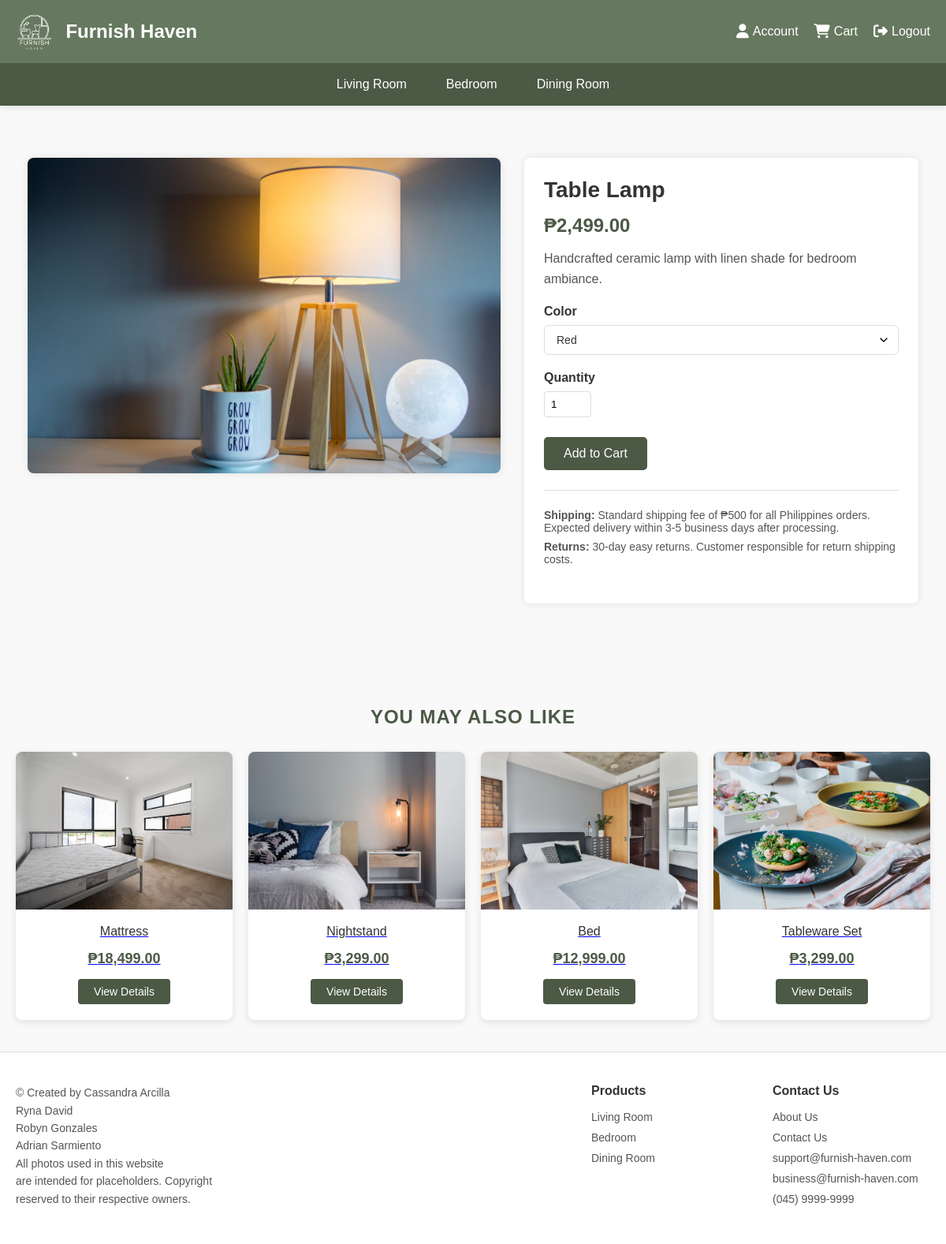
The app's page /product_details.php?id=10 with its own data.
### tables this page shows
CREATE TABLE `products` (
  `id` int(11) NOT NULL,
  `main_image` varchar(255) NOT NULL,
  `name` varchar(100) NOT NULL,
  `price` decimal(10,2) NOT NULL,
  `description` text NOT NULL,
  `stock` int(11) DEFAULT 0,
  `category` enum('Living Room','Bedroom','Dining Room') NOT NULL
);

### product_details.php (the view, shortened to what this page needs)
<?php
require_once 'config.php';
$product_id = intval($_GET['id']);
$stmt = $pdo->prepare("
    SELECT p.*,
           (SELECT pc.image_path
            FROM product_colorways pc
            WHERE pc.product_id = p.id AND pc.is_default = 1) as default_image
    FROM products p
    WHERE p.id = ?
");
$stmt->execute([$product_id]);
$product = $stmt->fetch(PDO::FETCH_ASSOC);
$colorway_stmt = $pdo->prepare("
    SELECT id, color_name, image_path
    FROM product_colorways
    WHERE product_id = ?
");
$colorway_stmt->execute([$product_id]);
$colorways = $colorway_stmt->fetchAll(PDO::FETCH_ASSOC);
?>
<!DOCTYPE html>
<html lang="en">
<head>
    <link rel="stylesheet" href="css/bedroom.css">
    <link rel="stylesheet" href="https://cdnjs.cloudflare.com/ajax/libs/font-awesome/6.6.0/css/all.min.css">
</head>
<body>
    <header class="header">
        <div class="header-container">
            <div class="logo-container">
                <img src="img/logo.png" alt="Furnish Haven Logo" class="logo">
                <a href="home.php" class="logo-text">Furnish Haven</a>
            </div>
            <div class="account-right">
                <a href="account.php"><i class="fas fa-user"></i> Account</a>
                <a href="cart.php"><i class="fas fa-shopping-cart"></i> Cart</a>
                <a href="login.php"><i class="fas fa-sign-out-alt"></i> Logout</a>
            </div>
        </div>
        <div class="nav">
            <div class="nav-container">
                <a href="living_room.php">Living Room</a>
                <a href="bedroom.php">Bedroom</a>
                <a href="dining_room.php">Dining Room</a>
            </div>
        </div>
    </header>
    <div class="container">
        <div class="product-detail-container">
            <div class="product-gallery">
                <img id="main-product-image"
                     src="uploads/products/<?php echo htmlspecialchars($product['default_image'] ?? $product['main_image']); ?>"
                     alt="<?php echo htmlspecialchars($product['name']); ?>"
                     class="main-image">
            </div>
            <div class="product-info">
                <h1><?php echo htmlspecialchars($product['name']); ?></h1>
                <div class="price">₱<?php echo number_format($product['price'], 2); ?></div>
                <div class="description"><?php echo htmlspecialchars($product['description']); ?></div>
                <form id="add-to-cart-form">
                    <div class="customization-option">
                        <h3>Color</h3>
                        <select id="color-select" name="colorway_id" required>
                            <?php foreach ($colorways as $colorway): ?>
                                <option
                                    value="<?php echo $colorway['id']; ?>"
                                    data-image="uploads/products/<?php echo htmlspecialchars($colorway['image_path']); ?>">
                                    <?php echo htmlspecialchars($colorway['color_name']); ?>
                                </option>
                            <?php endforeach; ?>
                        </select>
                    </div>
                    <div class="customization-option">
                        <h3>Quantity</h3>
                        <input type="number"
                               name="quantity"
                               min="1"
                               value="1"
                               style="padding: 8px; width: 60px; border: 1px solid #ddd; border-radius: 4px;">
                    </div>
                    <div class="action-buttons">
                        <button type="submit" class="btn btn-primary">Add to Cart</button>
                    </div>
                </form>
                <div class="shipping-info">
    <p><strong>Shipping:</strong> Standard shipping fee of ₱500 for all Philippines orders. Expected delivery within 3-5 business days after processing.</p>
    <p><strong>Returns:</strong> 30-day easy returns. Customer responsible for return shipping costs.</p>
</div>
            </div>
        </div>
    </div>
<div class="related-products">
    <h2>You May Also Like</h2>
    <div class="related-products-grid">
        <?php
        $related_stmt = $pdo->prepare("
            SELECT id, name, price, main_image
            FROM products
            WHERE category = :category AND id != :product_id
            ORDER BY RAND()
            LIMIT 4
        ");
        $related_stmt->execute([
            ':category' => $product['category'],
            ':product_id' => $product_id
        ]);
        $related_products = $related_stmt->fetchAll(PDO::FETCH_ASSOC);
        if (count($related_products) < 4) {
            $needed = 4 - count($related_products);
            $fallback_stmt = $pdo->prepare("
                SELECT id, name, price, main_image
                FROM products
                WHERE id != :product_id
                ORDER BY RAND()
                LIMIT :needed
            ");
            $fallback_stmt->bindValue(':product_id', $product_id, PDO::PARAM_INT);
            $fallback_stmt->bindValue(':needed', $needed, PDO::PARAM_INT);
            $fallback_stmt->execute();
            $fallback_products = $fallback_stmt->fetchAll(PDO::FETCH_ASSOC);
            $related_products = array_merge($related_products, $fallback_products);
        }
        foreach ($related_products as $related): ?>
            <div class="related-product-card">
                <a href="product_details.php?id=<?php echo $related['id']; ?>">
                    <img src="uploads/products/<?php echo htmlspecialchars($related['main_image']); ?>"
                         alt="<?php echo htmlspecialchars($related['name']); ?>">
                    <h3><?php echo htmlspecialchars($related['name']); ?></h3>
                    <div class="price">₱<?php echo number_format($related['price'], 2); ?></div>
                    <a href="product_details.php?id=<?php echo $related['id']; ?>" class="view-details">View Details</a>
                </a>
            </div>
        <?php endforeach; ?>
    </div>
</div>
    <footer class="footer">
        <div class="footer-container">
            <div class="footer-copyright">
                <p>
                    © Created by Cassandra Arcilla<br>
                    Ryna David<br>
                    Robyn Gonzales<br>
                    Adrian Sarmiento<br>
                    All photos used in this website<br>
                    are intended for placeholders. Copyright<br>
                    reserved to their respective owners.
                </p>
            </div>
            <div class="footer-column">
                <h3>Products</h3>
                <ul>
                    <li><a href="living_room.php">Living Room</a></li>
                    <li><a href="bedroom.php">Bedroom</a></li>
                    <li><a href="dining_room.php">Dining Room</a></li>
                </ul>
            </div>
            <div class="footer-column">
                <h3>Contact Us</h3>
                <ul>
                    <li><a href="about.php">About Us</a></li>
                    <li><a href="contact.php">Contact Us</a></li>
                    <li><a href="mailto:support@furnish-haven.com">support@furnish-haven.com</a></li>
                    <li><a href="mailto:business@furnish-haven.com">business@furnish-haven.com</a></li>
                    <li><a href="tel:04599999999">(045) 9999-9999</a></li>
                </ul>
            </div>
        </div>
    </footer>
</body>
</html>

### css/bedroom.css (style rules this page uses)
:root { --primary-color: #4B5945; --secondary-color: #66785F; --light-accent: #B2C9AD; --lighter-accent: #91AC8F; --white: #ffffff; --light-gray: #f8f8f8; --medium-gray: #dddddd; --dark-gray: #555555; --black: #333333; }
* { margin: 0; padding: 0; box-sizing: border-box; }
body { font-family: Arial, sans-serif; background: var(--light-gray); color: var(--black); padding-top: 150px; }
.header { position: fixed; top: 0; left: 0; width: 100%; background: var(--secondary-color); color: var(--white); z-index: 1000; box-shadow: 0 2px 10px rgba(0,0,0,0.1); }
.header-container { display: flex; justify-content: space-between; align-items: center; padding: 15px 20px; max-width: 1200px; margin: 0 auto; }
.logo-container { display: flex; align-items: center; gap: 15px; }
.logo { height: 50px; width: auto; }
.logo-text { font-size: 1.5rem; font-weight: bold; color: var(--white); text-decoration: none; }
.account-right { display: flex; align-items: center; gap: 20px; }
.account-right a { color: var(--white); text-decoration: none; font-size: 16px; display: flex; align-items: center; gap: 5px; transition: color 0.3s; }
.account-right i { font-size: 18px; }
.nav { background: var(--primary-color); padding: 10px 0; }
.nav-container { max-width: 1200px; margin: 0 auto; display: flex; justify-content: center; gap: 20px; }
.nav a { color: var(--white); text-decoration: none; padding: 8px 15px; font-size: 16px; transition: background-color 0.3s; border-radius: 4px; }
.container { max-width: 1200px; margin: 0 auto; padding: 20px; min-height: calc(100vh - 300px); }
.product-detail-container { display: flex; flex-wrap: wrap; gap: 30px; justify-content: center; text-align: left; margin: 30px 0; }
.product-gallery { flex: 1; min-width: 300px; max-width: 600px; }
.main-image { width: 100%; height: 400px; object-fit: cover; border-radius: 8px; cursor: pointer; margin-bottom: 10px; transition: transform 0.3s; box-shadow: 0 0 10px rgba(0,0,0,0.1); }
.product-info { flex: 1; min-width: 300px; max-width: 500px; background: var(--white); padding: 25px; border-radius: 8px; box-shadow: 0 0 10px rgba(0, 0, 0, 0.1); }
.product-info h1 { font-size: 28px; margin-top: 0; color: var(--black); }
.price { font-size: 24px; font-weight: bold; color: var(--primary-color); margin: 15px 0; }
.description { font-size: 16px; line-height: 1.6; color: var(--dark-gray); margin-bottom: 20px; }
.customization-option { margin: 15px 0; }
.customization-option h3 { margin-bottom: 8px; font-size: 18px; }
.action-buttons { display: flex; gap: 15px; margin: 25px 0; }
.btn { padding: 12px 25px; border: none; border-radius: 5px; font-size: 16px; cursor: pointer; transition: background-color 0.3s; }
.btn-primary { background-color: var(--primary-color); color: var(--white); }
.shipping-info { padding: 15px 0; border-top: 1px solid var(--medium-gray); margin-top: 20px; }
.shipping-info p { margin: 8px 0; font-size: 14px; color: var(--dark-gray); }
.footer { background-color: var(--white); padding: 40px 0; font-family: Arial, sans-serif; border-top: 1px solid var(--medium-gray); }
.footer-container { max-width: 1200px; margin: 0 auto; display: flex; justify-content: space-between; flex-wrap: wrap; padding: 0 20px; gap: 30px; }
.footer-copyright { flex: 1; min-width: 300px; }
.footer-copyright p { color: var(--dark-gray); font-size: 14px; margin: 0; line-height: 1.6; }
.footer-column { flex: 0 0 200px; }
.footer h3 { color: var(--black); font-size: 16px; margin-bottom: 15px; font-weight: bold; }
.footer ul { list-style: none; }
.footer li { margin-bottom: 8px; }
.footer a { color: var(--dark-gray); text-decoration: none; font-size: 14px; transition: color 0.3s; }

### records on screen
products: name "Table Lamp", price "2,499.00", description "Handcrafted ceramic lamp with linen shade for bedroom ambiance."
products: main_image (picture), name "Mattress", price "18,499.00"
products: main_image (picture), name "Nightstand", price "3,299.00"
products: main_image (picture), name "Bed", price "12,999.00"
products: main_image (picture), name "Tableware Set", price "3,299.00"

### other values on screen
form field colorway_id "Red"
